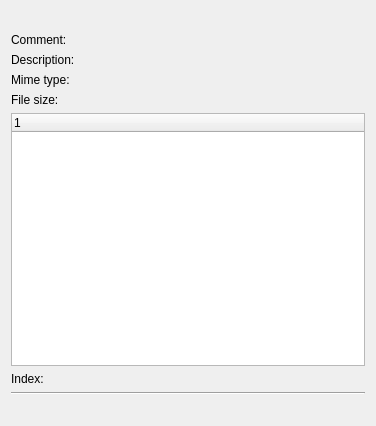
<?xml version="1.0" encoding="UTF-8"?>
<ui version="4.0">
 <class>AttachPropertyWidgetBase</class>
 <widget class="QWidget" name="AttachPropertyWidgetBase">
  <property name="geometry">
   <rect>
    <x>0</x>
    <y>0</y>
    <width>376</width>
    <height>426</height>
   </rect>
  </property>
  <layout class="QGridLayout" name="gridLayout">
   <item row="0" column="0" colspan="2">
    <widget class="QLabel" name="mFilename">
     <property name="sizePolicy">
      <sizepolicy hsizetype="MinimumExpanding" vsizetype="Minimum">
       <horstretch>0</horstretch>
       <verstretch>0</verstretch>
      </sizepolicy>
     </property>
     <property name="textFormat">
      <enum>Qt::RichText</enum>
     </property>
     <property name="wordWrap">
      <bool>false</bool>
     </property>
    </widget>
   </item>
   <item row="2" column="0" colspan="2">
    <widget class="QLabel" name="mDescriptionLabel">
     <property name="text">
      <string>Description:</string>
     </property>
     <property name="wordWrap">
      <bool>false</bool>
     </property>
    </widget>
   </item>
   <item row="4" column="2">
    <widget class="QLabel" name="mSize">
     <property name="sizePolicy">
      <sizepolicy hsizetype="MinimumExpanding" vsizetype="Minimum">
       <horstretch>0</horstretch>
       <verstretch>0</verstretch>
      </sizepolicy>
     </property>
     <property name="wordWrap">
      <bool>false</bool>
     </property>
    </widget>
   </item>
   <item row="7" column="0" colspan="2">
    <widget class="QLabel" name="mIndexLabel">
     <property name="text">
      <string>Index:</string>
     </property>
     <property name="wordWrap">
      <bool>false</bool>
     </property>
    </widget>
   </item>
   <item row="7" column="2">
    <widget class="QLabel" name="mIndex">
     <property name="sizePolicy">
      <sizepolicy hsizetype="MinimumExpanding" vsizetype="Minimum">
       <horstretch>0</horstretch>
       <verstretch>0</verstretch>
      </sizepolicy>
     </property>
     <property name="wordWrap">
      <bool>false</bool>
     </property>
    </widget>
   </item>
   <item row="8" column="0" rowspan="2" colspan="4">
    <widget class="Line" name="mLine2">
     <property name="frameShape">
      <enum>QFrame::HLine</enum>
     </property>
     <property name="frameShadow">
      <enum>QFrame::Sunken</enum>
     </property>
    </widget>
   </item>
   <item row="1" column="0" colspan="2">
    <widget class="QLabel" name="mDisplayLabel">
     <property name="sizePolicy">
      <sizepolicy hsizetype="Minimum" vsizetype="Minimum">
       <horstretch>0</horstretch>
       <verstretch>0</verstretch>
      </sizepolicy>
     </property>
     <property name="text">
      <string>Comment:</string>
     </property>
     <property name="wordWrap">
      <bool>false</bool>
     </property>
    </widget>
   </item>
   <item row="1" column="2">
    <widget class="QLabel" name="mDisplay">
     <property name="sizePolicy">
      <sizepolicy hsizetype="MinimumExpanding" vsizetype="Minimum">
       <horstretch>0</horstretch>
       <verstretch>0</verstretch>
      </sizepolicy>
     </property>
     <property name="wordWrap">
      <bool>false</bool>
     </property>
    </widget>
   </item>
   <item row="3" column="2">
    <widget class="QLabel" name="mMime">
     <property name="sizePolicy">
      <sizepolicy hsizetype="MinimumExpanding" vsizetype="Minimum">
       <horstretch>0</horstretch>
       <verstretch>0</verstretch>
      </sizepolicy>
     </property>
     <property name="wordWrap">
      <bool>false</bool>
     </property>
    </widget>
   </item>
   <item row="4" column="0" colspan="2">
    <widget class="QLabel" name="mSizeLabel">
     <property name="text">
      <string>File size:</string>
     </property>
     <property name="wordWrap">
      <bool>false</bool>
     </property>
    </widget>
   </item>
   <item row="0" column="3">
    <widget class="QLabel" name="mIcon">
     <property name="minimumSize">
      <size>
       <width>16</width>
       <height>16</height>
      </size>
     </property>
     <property name="wordWrap">
      <bool>false</bool>
     </property>
    </widget>
   </item>
   <item row="2" column="2">
    <widget class="QLabel" name="mDescription">
     <property name="sizePolicy">
      <sizepolicy hsizetype="MinimumExpanding" vsizetype="Minimum">
       <horstretch>0</horstretch>
       <verstretch>0</verstretch>
      </sizepolicy>
     </property>
     <property name="wordWrap">
      <bool>false</bool>
     </property>
    </widget>
   </item>
   <item row="10" column="0" colspan="4">
    <layout class="QHBoxLayout">
     <item>
      <spacer name="Spacer1">
       <property name="orientation">
        <enum>Qt::Horizontal</enum>
       </property>
       <property name="sizeType">
        <enum>QSizePolicy::Expanding</enum>
       </property>
       <property name="sizeHint" stdset="0">
        <size>
         <width>150</width>
         <height>20</height>
        </size>
       </property>
      </spacer>
     </item>
    </layout>
   </item>
   <item row="3" column="0" colspan="2">
    <widget class="QLabel" name="mMimeLabel">
     <property name="text">
      <string>Mime type:</string>
     </property>
     <property name="wordWrap">
      <bool>false</bool>
     </property>
    </widget>
   </item>
   <item row="5" column="0" colspan="4">
    <widget class="QTreeWidget" name="mProperties">
     <column>
      <property name="text">
       <string notr="true">1</string>
      </property>
     </column>
    </widget>
   </item>
  </layout>
 </widget>
 <layoutdefault spacing="6" margin="11"/>
</ui>
